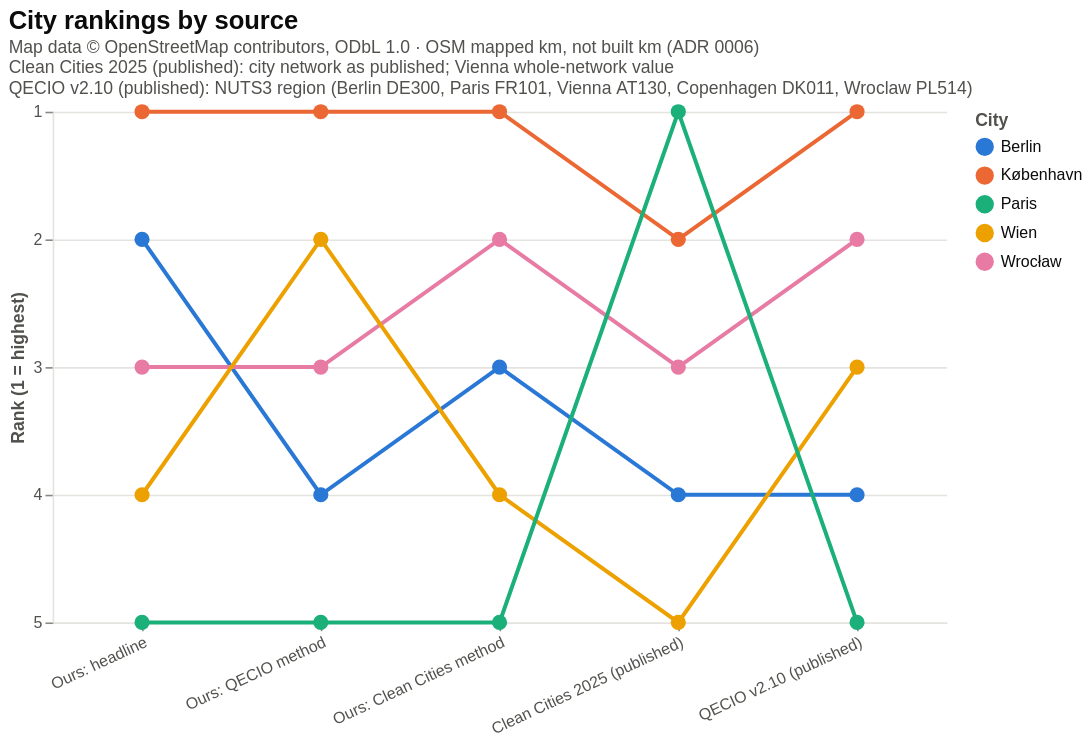

Source (Vega-Lite JSON):
### Vega-Lite specification from a JSON file in a GitHub repository (floating-point values rounded to 4 significant figures)
{"config": {"view": {"continuousWidth": 300, "continuousHeight": 300, "stroke": null}, "axis": {"domainColor": "#e4e3df", "gridColor": "#e4e3df", "labelColor": "#52514e", "titleColor": "#52514e"}, "legend": {"labelColor": "#0b0b0b", "labelLimit": 260, "titleColor": "#52514e"}, "title": {"color": "#0b0b0b", "subtitleColor": "#52514e", "subtitleFontSize": 11}}, "data": {"values": [{"source": "Ours: headline", "city": "København", "rank": 1, "value": 238.8}, {"source": "Ours: headline", "city": "Berlin", "rank": 2, "value": 109.6}, {"source": "Ours: headline", "city": "Wrocław", "rank": 3, "value": 95.25}, {"source": "Ours: headline", "city": "Wien", "rank": 4, "value": 90.95}, {"source": "Ours: headline", "city": "Paris", "rank": 5, "value": 63.07}, {"source": "Ours: QECIO method", "city": "København", "rank": 1, "value": 109.3}, {"source": "Ours: QECIO method", "city": "Wien", "rank": 2, "value": 69.78}, {"source": "Ours: QECIO method", "city": "Wrocław", "rank": 3, "value": 69.25}, {"source": "Ours: QECIO method", "city": "Berlin", "rank": 4, "value": 54.04}, {"source": "Ours: QECIO method", "city": "Paris", "rank": 5, "value": 46.47}, {"source": "Ours: Clean Cities method", "city": "København", "rank": 1, "value": 58.65}, {"source": "Ours: Clean Cities method", "city": "Wrocław", "rank": 2, "value": 29.74}, {"source": "Ours: Clean Cities method", "city": "Berlin", "rank": 3, "value": 27.7}, {"source": "Ours: Clean Cities method", "city": "Wien", "rank": 4, "value": 23.23}, {"source": "Ours: Clean Cities method", "city": "Paris", "rank": 5, "value": 22.91}, {"source": "Clean Cities 2025 (published)", "city": "Paris", "rank": 1, "value": 48.0}, {"source": "Clean Cities 2025 (published)", "city": "København", "rank": 2, "value": 43.0}, {"source": "Clean Cities 2025 (published)", "city": "Wrocław", "rank": 3, "value": 20.0}, {"source": "Clean Cities 2025 (published)", "city": "Berlin", "rank": 4, "value": 17.0}, {"source": "Clean Cities 2025 (published)", "city": "Wien", "rank": 5, "value": 14.0}, {"source": "QECIO v2.10 (published)", "city": "København", "rank": 1, "value": 104.2}, {"source": "QECIO v2.10 (published)", "city": "Wrocław", "rank": 2, "value": 63.81}, {"source": "QECIO v2.10 (published)", "city": "Wien", "rank": 3, "value": 63.79}, {"source": "QECIO v2.10 (published)", "city": "Berlin", "rank": 4, "value": 54.38}, {"source": "QECIO v2.10 (published)", "city": "Paris", "rank": 5, "value": 41.47}]}, "mark": {"type": "line", "point": {"filled": true, "size": 90}, "strokeWidth": 2.5}, "encoding": {"color": {"field": "city", "scale": {"domain": ["Berlin", "København", "Paris", "Wien", "Wrocław"], "range": ["#2a78d6", "#eb6834", "#1baf7a", "#eda100", "#e87ba4"]}, "title": "City", "type": "nominal"}, "tooltip": [{"field": "source", "type": "nominal"}, {"field": "city", "type": "nominal"}, {"field": "rank", "type": "quantitative"}, {"field": "value", "format": ".2f", "title": "protected share, %", "type": "quantitative"}], "x": {"axis": {"labelAngle": -25, "labelLimit": 220}, "field": "source", "sort": ["Ours: headline", "Ours: QECIO method", "Ours: Clean Cities method", "Clean Cities 2025 (published)", "QECIO v2.10 (published)"], "title": null, "type": "ordinal"}, "y": {"axis": {"format": "d", "values": [1, 2, 3, 4, 5]}, "field": "rank", "scale": {"domain": [1, 5], "nice": false, "reverse": true}, "title": "Rank (1 = highest)", "type": "quantitative"}}, "height": 320, "title": {"text": "City rankings by source", "anchor": "start", "fontSize": 16, "subtitle": ["Map data © OpenStreetMap contributors, ODbL 1.0 · OSM mapped km, not built km (ADR 0006)", "Clean Cities 2025 (published): city network as published; Vienna whole-network value", "QECIO v2.10 (published): NUTS3 region (Berlin DE300, Paris FR101, Vienna AT130, Copenhagen DK011, Wroclaw PL514)"]}, "width": 560, "$schema": "https://vega.github.io/schema/vega-lite/v6.4.1.json"}
